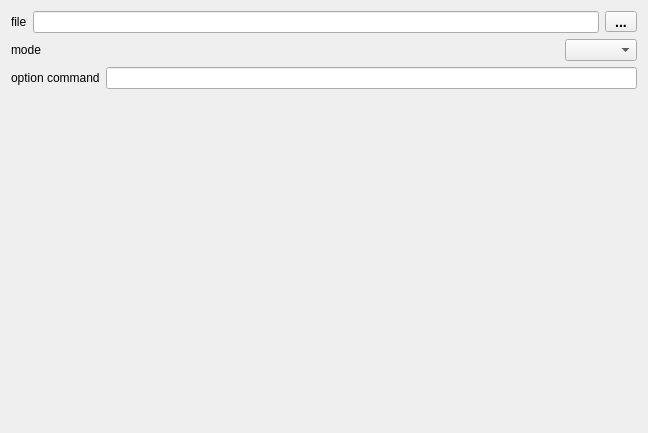
<?xml version="1.0" encoding="UTF-8"?>
<ui version="4.0">
 <class>TaskSyncWidget</class>
 <widget class="QWidget" name="TaskSyncWidget">
  <property name="geometry">
   <rect>
    <x>0</x>
    <y>0</y>
    <width>648</width>
    <height>433</height>
   </rect>
  </property>
  <property name="acceptDrops">
   <bool>true</bool>
  </property>
  <property name="windowTitle">
   <string>spool sync</string>
  </property>
  <layout class="QVBoxLayout" name="verticalLayout">
   <item>
    <layout class="QHBoxLayout" name="horizontalLayout_5">
     <item>
      <widget class="QLabel" name="label_3">
       <property name="text">
        <string>file</string>
       </property>
      </widget>
     </item>
     <item>
      <widget class="QLineEdit" name="lineEditFileName"/>
     </item>
     <item>
      <widget class="QPushButton" name="pushButtonFileNameRef">
       <property name="styleSheet">
        <string notr="true">QPushButton {
padding: 3px;
font: bold 14px;
padding-left: 5px;
padding-right: 5px;
min-width: 20px;
max-width: 20px;
min-height: 13px;
max-height: 13px;
}</string>
       </property>
       <property name="text">
        <string>...</string>
       </property>
      </widget>
     </item>
    </layout>
   </item>
   <item>
    <layout class="QHBoxLayout" name="horizontalLayout_10">
     <item>
      <widget class="QLabel" name="label_9">
       <property name="text">
        <string>mode</string>
       </property>
      </widget>
     </item>
     <item>
      <spacer name="horizontalSpacer_7">
       <property name="orientation">
        <enum>Qt::Horizontal</enum>
       </property>
       <property name="sizeHint" stdset="0">
        <size>
         <width>40</width>
         <height>20</height>
        </size>
       </property>
      </spacer>
     </item>
     <item>
      <widget class="QComboBox" name="comboBoxMode">
       <property name="enabled">
        <bool>true</bool>
       </property>
       <property name="editable">
        <bool>false</bool>
       </property>
       <property name="currentIndex">
        <number>-1</number>
       </property>
      </widget>
     </item>
    </layout>
   </item>
   <item>
    <layout class="QHBoxLayout" name="horizontalLayout_3">
     <item>
      <widget class="QLabel" name="label_2">
       <property name="text">
        <string>option command</string>
       </property>
      </widget>
     </item>
     <item>
      <widget class="QLineEdit" name="lineEditOptionCommand">
       <property name="enabled">
        <bool>true</bool>
       </property>
      </widget>
     </item>
    </layout>
   </item>
   <item>
    <spacer name="verticalSpacer">
     <property name="orientation">
      <enum>Qt::Vertical</enum>
     </property>
     <property name="sizeHint" stdset="0">
      <size>
       <width>20</width>
       <height>40</height>
      </size>
     </property>
    </spacer>
   </item>
  </layout>
 </widget>
 <resources/>
 <connections/>
</ui>
